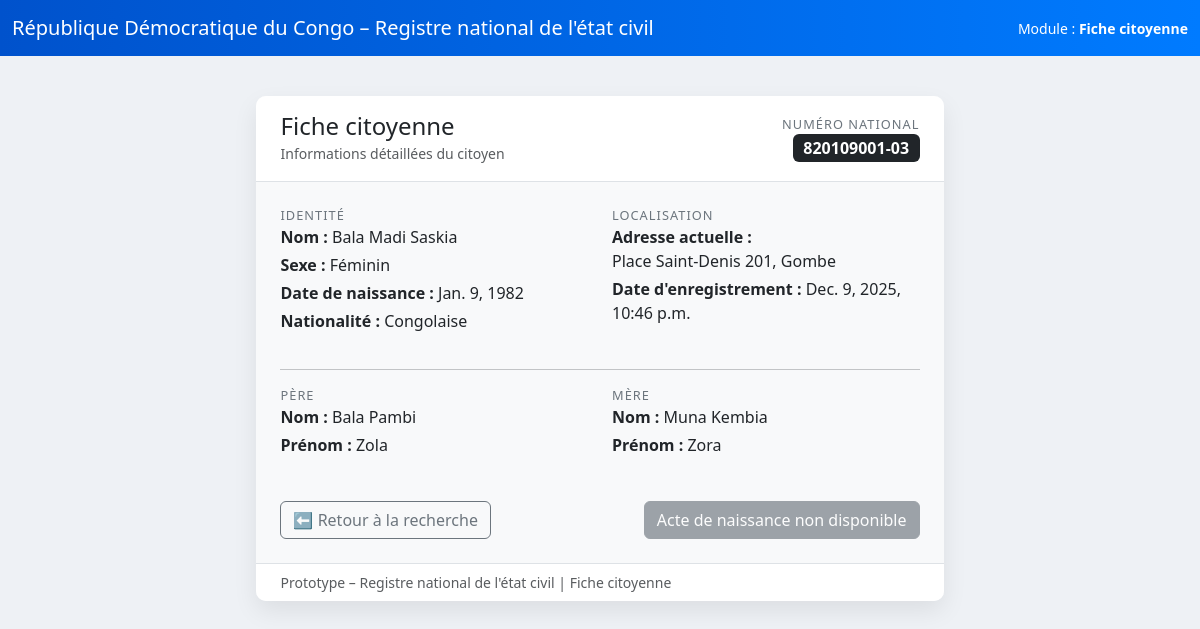
/citoyen/2/ (signed in), run on the app's committed database.
### personnes/models.py (models this page shows, shortened)
class Personne(models.Model):
    SEXE_CHOICES = [
        ('M', 'Masculin'),
        ('F', 'Féminin'),
    ]
    numero_national = models.CharField(max_length=12, unique=True, blank=True)
    nom = models.CharField(max_length=100)
    postnom = models.CharField(max_length=100, blank=True)
    prenom = models.CharField(max_length=100)
    sexe = models.CharField(max_length=1, choices=SEXE_CHOICES)
    date_naissance = models.DateField()
    nom_pere = models.CharField(max_length=100)
    prenom_pere = models.CharField(max_length=100, blank=True)
    nom_mere = models.CharField(max_length=100)
    prenom_mere = models.CharField(max_length=100, blank=True)
    nationalite = models.CharField(max_length=100, default='Congolaise')
    adresse_actuelle = models.CharField(max_length=255, blank=True)
    date_creation = models.DateTimeField(auto_now_add=True)
    date_modification = models.DateTimeField(auto_now=True)

### personnes/views.py (the view)
# urls.py: path("citoyen/<int:personne_id>/", views.detail_citoyen, name="detail_citoyen"),
@login_required(login_url="login")
def detail_citoyen(request, personne_id: int):
    personne = get_object_or_404(Personne, pk=personne_id)
    acte = ActeNaissance.objects.filter(personne=personne).first()
    contexte = {
        "personne": personne,
        "acte": acte,
    }
    return render(request, "citoyen_detail.html", contexte)

### templates/citoyen_detail.html (shortened to what this page needs)
<!DOCTYPE html>
<html lang="fr">
<head>
    <link
        href="https://cdn.jsdelivr.net/npm/bootstrap@5.3.3/dist/css/bootstrap.min.css"
        rel="stylesheet"
    >
</head>
<body>
<div class="app-shell">
    <nav class="navbar app-header navbar-dark">
        <div class="container-fluid">
            <span class="navbar-brand">
                République Démocratique du Congo – Registre national de l'état civil
            </span>
            <div class="text-end text-white small">
                Module : <strong>Fiche citoyenne</strong>
            </div>
        </div>
    </nav>
    <div class="app-window">
        <div class="px-4 py-3 border-bottom bg-white d-flex justify-content-between align-items-center">
            <div>
                <h4 class="mb-0">Fiche citoyenne</h4>
                <small class="text-muted">Informations détaillées du citoyen</small>
            </div>
            <div class="text-end">
                <div class="label-title">Numéro national</div>
                <span class="badge bg-dark fs-6">{{ personne.numero_national }}</span>
            </div>
        </div>
        <div class="px-4 py-4">
            <div class="row mb-3">
                <div class="col-md-6 mb-3">
                    <div class="label-title">Identité</div>
                    <p class="mb-1"><strong>Nom :</strong> {{ personne.nom }} {{ personne.postnom }} {{ personne.prenom }}</p>
                    <p class="mb-1"><strong>Sexe :</strong> {{ personne.get_sexe_display }}</p>
                    <p class="mb-1"><strong>Date de naissance :</strong> {{ personne.date_naissance }}</p>
                    <p class="mb-1"><strong>Nationalité :</strong> {{ personne.nationalite }}</p>
                </div>
                <div class="col-md-6 mb-3">
                    <div class="label-title">Localisation</div>
                    <p class="mb-1"><strong>Adresse actuelle :</strong><br>{{ personne.adresse_actuelle|default:"—" }}</p>
                    <p class="mb-1"><strong>Date d'enregistrement :</strong> {{ personne.date_creation }}</p>
                </div>
            </div>
            <hr>
            <div class="row mb-3">
                <div class="col-md-6 mb-3">
                    <div class="label-title">Père</div>
                    <p class="mb-1"><strong>Nom :</strong> {{ personne.nom_pere }}</p>
                    <p class="mb-1"><strong>Prénom :</strong> {{ personne.prenom_pere|default:"—" }}</p>
                </div>
                <div class="col-md-6 mb-3">
                    <div class="label-title">Mère</div>
                    <p class="mb-1"><strong>Nom :</strong> {{ personne.nom_mere }}</p>
                    <p class="mb-1"><strong>Prénom :</strong> {{ personne.prenom_mere|default:"—" }}</p>
                </div>
            </div>
            <div class="d-flex justify-content-between mt-4">
                <a href="{% url 'recherche_citoyen' %}" class="btn btn-outline-secondary">
                    ⬅ Retour à la recherche
                </a>
                {% if acte %}
                    <a href="{% url 'acte_naissance' personne.id %}" class="btn btn-primary">
                        Générer l'acte de naissance
                    </a>
                {% else %}
                    <button class="btn btn-secondary" disabled>
                        Acte de naissance non disponible
                    </button>
                {% endif %}
            </div>
        </div>
        <div class="px-4 py-2 bg-white border-top text-muted small">
            Prototype – Registre national de l'état civil | Fiche citoyenne
        </div>
    </div>
</div>
</body>
</html>

### templates/citoyen_detail.html (style rules this page uses)
body { background: #eef1f5; }
.app-shell { min-height: 100vh; display: flex; flex-direction: column; }
.app-header { background: linear-gradient(90deg, #0052cc, #007bff); }
.app-window { max-width: 900px; margin: 40px auto; border-radius: 10px; overflow: hidden; box-shadow: 0 10px 25px rgba(0,0,0,0.08); background-color: #f8f9fa; }
.label-title { font-size: 0.8rem; text-transform: uppercase; color: #6c757d; letter-spacing: 0.08em; }

### data on the page
Personne: numero_national "820109001-03", nom "Bala", postnom "Madi", prenom "Saskia", sexe "Féminin", date_naissance "Jan. 9, 1982", nationalite "Congolaise", adresse_actuelle "Place Saint-Denis 201, Gombe", date_creation "Dec. 9, 2025, 10:46 p.m.", nom_pere "Bala Pambi", prenom_pere "Zola", nom_mere "Muna Kembia", prenom_mere "Zora"
